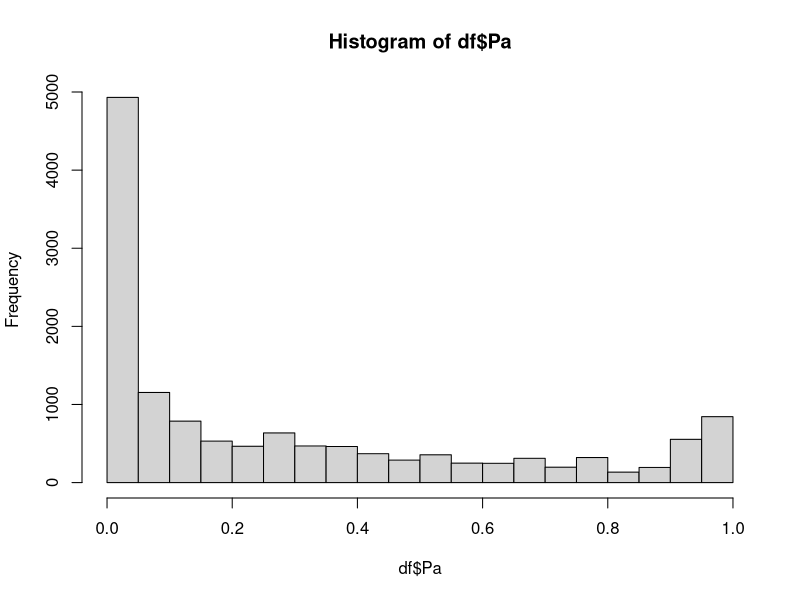
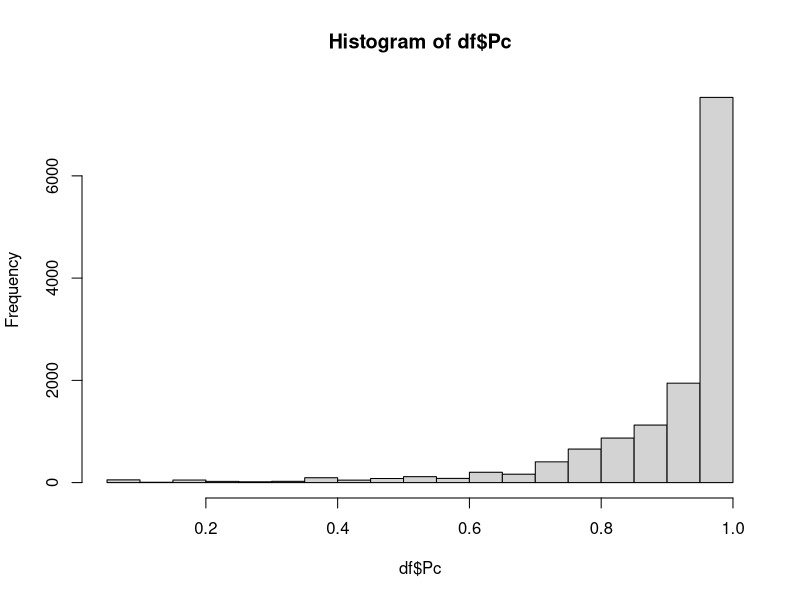
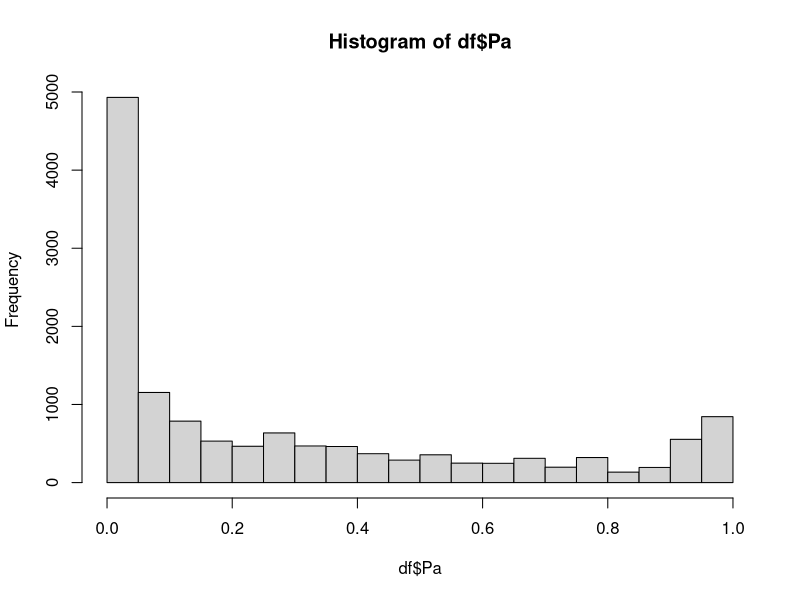
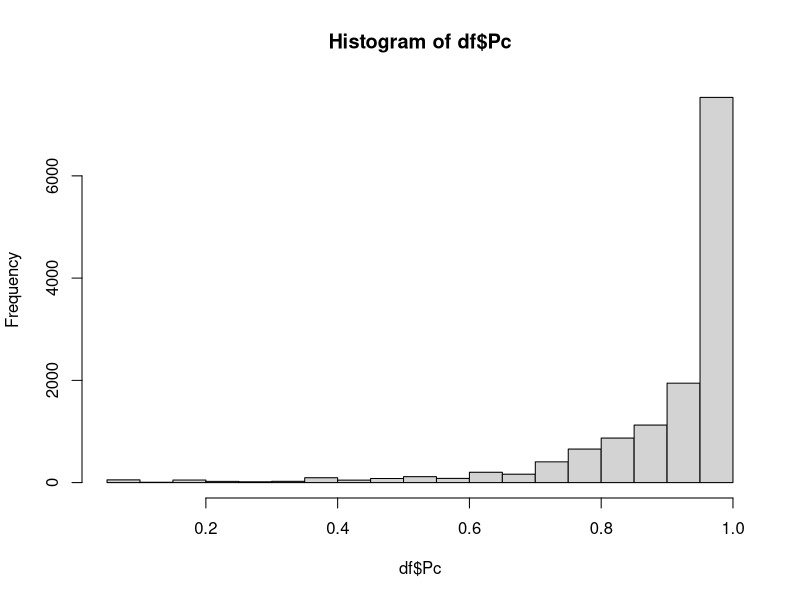
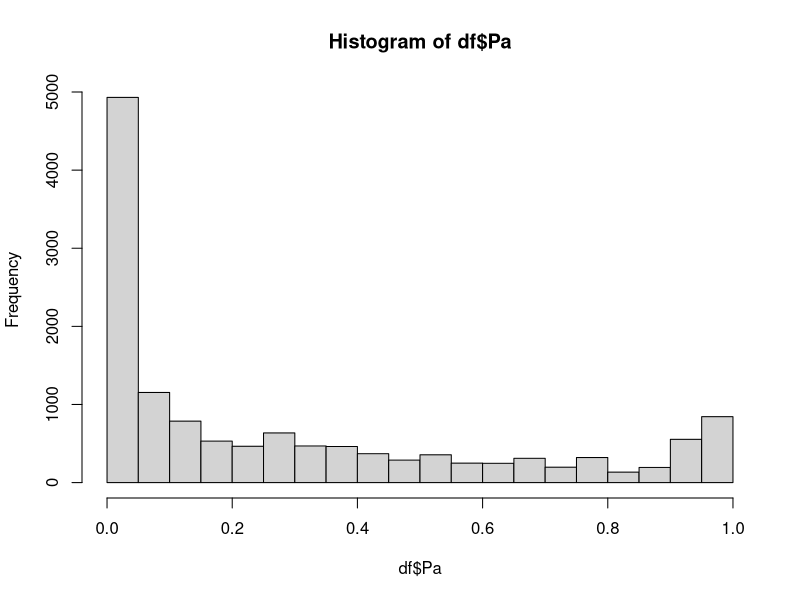
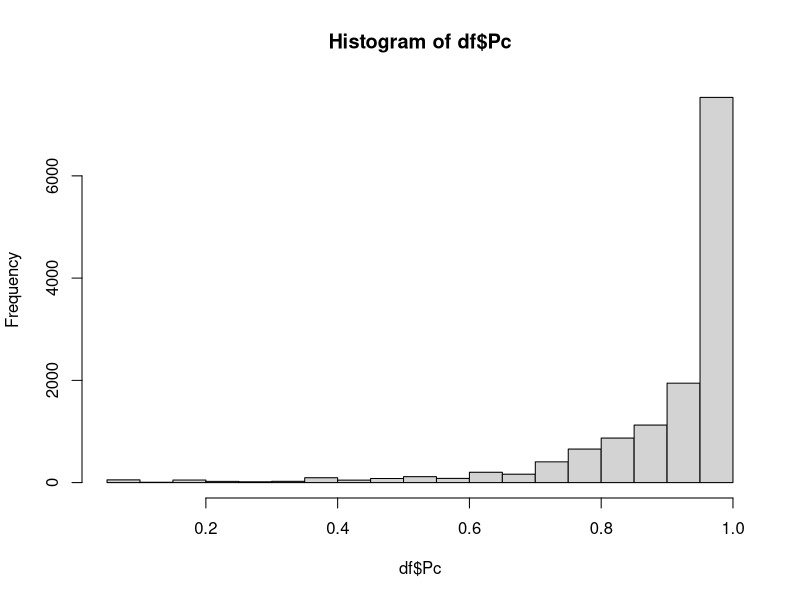

Recreate these plots in R, in order.
## ---- chunk 1
knitr::opts_chunk$set(echo = TRUE)
## ---- chunk 2
library(dplyr)
## ---- chunk 3
N  = 450
T = 30
names_df <- c("id","month","NK1", "NK2to5", "kid1age", "kid2age", "YA", "edu", "LA", "Y", "logB", "Q","Pa", "Pc", "S", "pastD", "D")
K  = length(names_df)
df <- as.data.frame(matrix(NA,nrow = N*T,K))
names(df) <- names_df

# Set id and month
df$id <- rep(1:N,each = T)
df$month <- rep(1:T)

# Set edu and LA
df$edu <- rep(c(1,2,3),each = T)
df$LA <- rep(c(10,15,20),each = 3*T)

# Set number of kids each period
# There are five possible initial age of kidage 1: 3,6,9,12,15
# Half of the households have a newborn at the TT+1 month
# Each household has at most two kids
kid1age_initial <- rep(c(3,6,9,12,15),each = 3*3)
kid1age <- unlist(lapply(kid1age_initial, function(age) age + (0:(T-1))))
df$kid1age <- kid1age

TT = 12 # A second child is born in TT+1 month
kid2age <- c(rep(NA,T),rep(NA,TT),seq(1:(T-TT)))
df$kid2age <- kid2age


## ---- chunk 4
# Generate NK1 and NK25
df$NK1 <- (df$kid1age < 13) + ifelse(df$kid2age %in% seq(1,12),1,0)
df$NK2to5 <- (df$kid1age >= 13) + ifelse(df$kid2age %in% seq(13,48),1,0)

# Generate YA
df$YA <- pmin(df$NK1, df$NK2to5, na.rm = TRUE)

# Generate Y
df$Y <- ifelse(df$YA %in% c(1,13,25,37),1,0)


# Generate benefit 
df <- df %>%
  mutate(logB = case_when(
    NK1 == 0 & NK2to5 == 1 ~ 4.709530,
    NK1 == 1 & NK2to5 == 0 ~ 5.017260,
    NK1 == 0 & NK2to5 == 2 ~ 4.809471,
    NK1 == 1 & NK2to5 == 1 ~ 5.091703,
  ))
## ---- chunk 5
set.seed(1234) # set seed to ensure replicability
df$Q <- rep(rnorm(N),each = T) 
# Set the parameters
sigma1 <- exp(0.495)
sigma2 <- exp(-0.081)



for (i in 1:N){ # loop through all households
  di <- rep(NA,T)
  Si <- rep(NA,T)
  Pai <- rep(NA,T)
  Pci <- rep(NA,T)
  pastd <- rep(NA,T)
  
  X <- df[df$id==i,]
  
  d0 = 0 # initial condition 0
  
  # Simulate decisions sequentially
  for (t in 1:T){
    pastd[t] <- d0 # record last period decision
    
    Pai[t] <- pnorm(-3.945 + 
                   0.610*X$logB[t] 
                 - 0.755 * ifelse(X$YA[t] > 12,1,0)
                 - 0.001 * X$LA[t]
                 - 0.027 * X$edu[t] * ifelse(X$YA[t] > 12,1,0)
                 + sigma1 * X$Q[t]
                 ) # record attention probability
    
    Si[t] <- max(1-d0, d0*X$Y[t])
      
    Pci[t] <- pnorm(0.908 + 
                   0.218*X$logB[t] 
                 - 0.504 * ifelse(X$YA[t] > 12,1,0)
                 - 0.360 * Si[t]
                 + 0.010 * Si[t] * X$LA[t]
                 + 0.063 * X$edu[t] * ifelse(X$YA[t] > 12,1,0)
                 + sigma2 * X$Q[t]
                 ) # record choice probability
    
    di[t] <- rbinom(1,1,Pai[t]^(1-d0)) * rbinom(1,1,Pci[t])

    d0 <- di[t] # update the "initial condition"
  }
  
  # fill in the data for df
  df$pastD[df$id==i] <- pastd
  df$D[df$id==i] <- di
  df$Pa[df$id==i] <- Pai
  df$Pc[df$id==i] <- Pci
  df$S[df$id==i] <- Si
}

sum(df$D)/dim(df)[1]

hist(df$Pa)
hist(df$Pc)
## ---- chunk 6
set.seed(1234) # set seed to ensure replicability
df$Q <- rep(rnorm(N),each = T) 
# Set the parameters
sigma1 <- exp(0.495)
sigma2 <- exp(-0.081)


for (i in 1:N){ # loop through all households
  di <- rep(NA,T)
  Si <- rep(NA,T)
  Pai <- rep(NA,T)
  Pci <- rep(NA,T)
  pastd <- rep(NA,T)
  
  X <- df[df$id==i,]
  
  d0 = 0 # initial condition 0
  
  # Simulate decisions sequentially
  for (t in 1:T){
    pastd[t] <- d0 # record last period decision
    
    Pai[t] <- pnorm(-3.945 + 
                   0.610*X$logB[t] 
                 - 0.755 * ifelse(X$YA[t] > 12,1,0)
                 - 0.001 * X$LA[t]
                 - 0.027 * X$edu[t] * ifelse(X$YA[t] > 12,1,0)
                 + sigma1 * X$Q[t]
                 ) # record attention probability
    
    Si[t] <- max(1-d0, d0*X$Y[t])
      
    Pci[t] <- pnorm(0.908 + 
                   0.218*X$logB[t] 
                 - 0.504 * ifelse(X$YA[t] > 12,1,0)
                 - 0.360 * Si[t]
                 + 0.010 * Si[t] * X$LA[t]
                 + 0.063 * X$edu[t] * ifelse(X$YA[t] > 12,1,0)
                 + sigma2 * X$Q[t]
                 ) # record choice probability
    
    di[t] <- rbinom(1,1,1) * rbinom(1,1,Pci[t])

    d0 <- di[t] # update the "initial condition"
  }
  
  # fill in the data for df
  df$pastD[df$id==i] <- pastd
  df$D[df$id==i] <- di
  df$Pa[df$id==i] <- Pai
  df$Pc[df$id==i] <- Pci
  df$S[df$id==i] <- Si
}

sum(df$D)/dim(df)[1]
## ---- chunk 7
set.seed(1234) # set seed to ensure replicability
# Set random effect Q
df$Q <- rep(rnorm(N),each = T) 

# Set the parameters
sigma1 <- exp(0.495)
sigma2 <- exp(-0.081)


for (i in 1:N){ # loop through all households
  di <- rep(NA,T)
  Si <- rep(NA,T)
  Pai <- rep(NA,T)
  Pci <- rep(NA,T)
  pastd <- rep(NA,T)
  
  X <- df[df$id==i,]
  
  d0 = 0 # initial condition 0
  
  # Simulate decisions sequentially
  for (t in 1:T){
    pastd[t] <- d0 # record last period decision
    
    Pai[t] <- pnorm(-3.945 + 
                   0.610*X$logB[t] 
                 - 0.755 * ifelse(X$YA[t] > 12,1,0)
                 - 0.001 * X$LA[t]
                 - 0.027 * X$edu[t] * ifelse(X$YA[t] > 12,1,0)
                 + sigma1 * X$Q[t]
                 ) # record attention probability
    
    Si[t] <- max(1-d0, d0*X$Y[t])
      
    Pci[t] <- pnorm(0.908 + 
                   0.218*X$logB[t] 
                 - 0.504 * ifelse(X$YA[t] > 12,1,0)
                 - 0.360 * Si[t]
                 + 0.010 * Si[t] * X$LA[t]
                 + 0.063 * X$edu[t] * ifelse(X$YA[t] > 12,1,0)
                 + sigma2 * X$Q[t]
                 ) # record choice probability
    
    di[t] <- rbinom(1,1,Pai[t]^(1-d0)) * rbinom(1,1,1)

    d0 <- di[t] # update the "initial condition"
  }
  
  # fill in the data for df
  df$pastD[df$id==i] <- pastd
  df$D[df$id==i] <- di
  df$Pa[df$id==i] <- Pai
  df$Pc[df$id==i] <- Pci
  df$S[df$id==i] <- Si
}

sum(df$D)/dim(df)[1]

## ---- chunk 8
set.seed(1234) # set seed to ensure replicability
# Set random effect Q
#df$Q <- rep(c(-0.5,-0.4,-0.3,-0.2,-0.1),each = 3*3*10*T) # Let's help those with low thriftiness
df$Q <- rep(rnorm(N),each = T) 

# Set the parameters
sigma1 <- exp(0.495)
sigma2 <- exp(-0.081)


for (i in 1:N){ # loop through all households
  di <- rep(NA,T)
  Si <- rep(NA,T)
  Pai <- rep(NA,T)
  Pci <- rep(NA,T)
  pastd <- rep(NA,T)
  
  X <- df[df$id==i,]
  
  d0 = 0 # initial condition 0
  
  # Simulate decisions sequentially
  for (t in 1:T){
    pastd[t] <- d0 # record last period decision
    
    Pai[t] <- pnorm(-3.945 + 
                   0.610*X$logB[t] 
                 - 0.755 * ifelse(X$YA[t] > 12,1,0)
                 - 0.001 * X$LA[t]
                 - 0.027 * X$edu[t] * ifelse(X$YA[t] > 12,1,0)
                 + sigma1 * X$Q[t]
                 ) # record attention probability
    
    Si[t] <- max(1-d0, d0*X$Y[t])
      
    Pci[t] <- pnorm(0.908 + 
                   0.218*X$logB[t] 
                 - 0.504 * ifelse(X$YA[t] > 12,1,0)
                 - 0.360 * Si[t]
                 + 0.010 * Si[t] * X$LA[t]
                 + 0.063 * X$edu[t] * ifelse(X$YA[t] > 12,1,0)
                 + sigma2 * X$Q[t]
                 ) # record choice probability
    
    
  # attention raising policy intervention
    if (t >= 2){ # The intervention will only be triggered when a household exits WIC
      if (X$pastD[t-1] == 1 & X$pastD[t] == 0){
        Pai[t] < - Pai[t] + 0.3 # attention raise by 30%
        di[t] <- rbinom(1,1,min(Pai[t],1)) * rbinom(1,1,Pci[t]) 
        # print(c(i,t))
      } else {
        di[t] <- rbinom(1,1,Pai[t]^(1-d0)) * rbinom(1,1,Pci[t])
      }
    } else {
      di[t] <- rbinom(1,1,Pai[t]^(1-d0)) * rbinom(1,1,Pci[t])
    }
    
    d0 <- di[t] # update the "initial condition"
    
  } 
  
  # fill in the data for df
  df$pastD[df$id==i] <- pastd
  df$D[df$id==i] <- di
  df$Pa[df$id==i] <- Pai
  df$Pc[df$id==i] <- Pci
  df$S[df$id==i] <- Si
}

sum(df$D)/dim(df)[1]

hist(df$Pa)
hist(df$Pc)
## ---- chunk 9
set.seed(1234) # set seed to ensure replicability
# Set random effect Q
#df$Q <- rep(c(-0.5,-0.4,-0.3,-0.2,-0.1),each = 3*3*10*T) # Let's help those with low thriftiness
df$Q <- rep(rnorm(N),each = T) 

# Set the parameters
sigma1 <- exp(0.495)
sigma2 <- exp(-0.081)


for (i in 1:N){ # loop through all households
  di <- rep(NA,T)
  Si <- rep(NA,T)
  Pai <- rep(NA,T)
  Pci <- rep(NA,T)
  pastd <- rep(NA,T)
  
  X <- df[df$id==i,]
  
  d0 = 0 # initial condition 0
  
  # Simulate decisions sequentially
  for (t in 1:T){
    pastd[t] <- d0 # record last period decision
    
    Pai[t] <- pnorm(-3.945 + 
                   0.610*X$logB[t] 
                 - 0.755 * ifelse(X$YA[t] > 12,1,0)
                 - 0.001 * X$LA[t]
                 - 0.027 * X$edu[t] * ifelse(X$YA[t] > 12,1,0)
                 + sigma1 * X$Q[t]
                 ) # record attention probability
    
    Si[t] <- max(1-d0, d0*X$Y[t])
      
    Pci[t] <- pnorm(0.908 + 
                   0.218*X$logB[t] 
                 - 0.504 * ifelse(X$YA[t] > 12,1,0)
                 - 0.360 * Si[t]
                 + 0.010 * Si[t] * X$LA[t]
                 + 0.063 * X$edu[t] * ifelse(X$YA[t] > 12,1,0)
                 + sigma2 * X$Q[t]
                 ) # record choice probability
    
    
  # attention raising policy intervention
    if (X$pastD[t] == 1 & X$YA[t] > 10 & X$YA[t] <= 20){ 
      # The intervention will only be triggered when the household is in the program AND 
      # YA is between the 11 to 20 month
      Pci[t] < - Pci[t] + 0.03 # choice raise by 3%
      di[t] <- rbinom(1,1,Pai[t]^(1-d0)) * rbinom(1,1,min(Pci[t],1))
    } else {
      di[t] <- rbinom(1,1,Pai[t]^(1-d0)) * rbinom(1,1,min(Pci[t],1))
    }
    
    d0 <- di[t] # update the "initial condition"
    
  } 
  
  # fill in the data for df
  df$pastD[df$id==i] <- pastd
  df$D[df$id==i] <- di
  df$Pa[df$id==i] <- Pai
  df$Pc[df$id==i] <- Pci
  df$S[df$id==i] <- Si
}

sum(df$D)/dim(df)[1]

hist(df$Pa)
hist(df$Pc)
